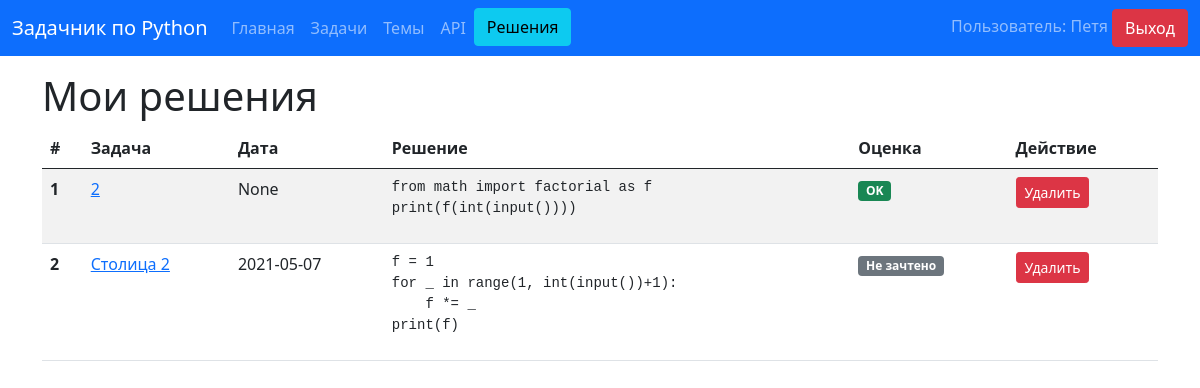
The app's page /solves (signed in), older data.
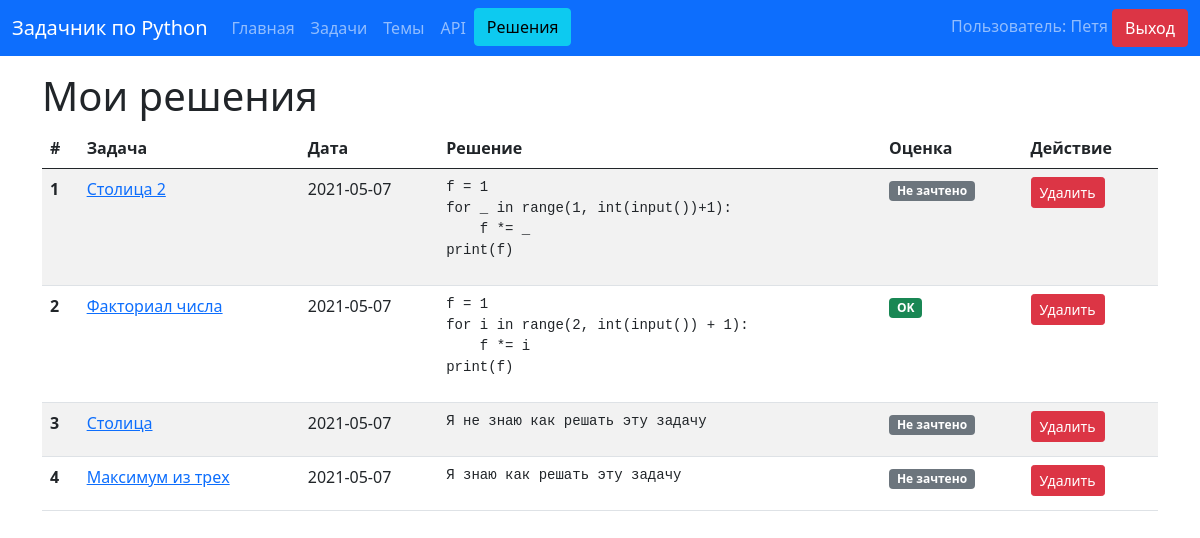
The same page, newer data.
### data/solves.py (models this page shows)
class Solve(SqlAlchemyBase, SerializerMixin):
    __tablename__ = 'solves'
    id = sqlalchemy.Column(sqlalchemy.Integer, primary_key=True, autoincrement=True)
    user_id = sqlalchemy.Column(sqlalchemy.Integer, sqlalchemy.ForeignKey("users.id"), nullable=True)
    task_id = sqlalchemy.Column(sqlalchemy.Integer, sqlalchemy.ForeignKey("tasks.id"), nullable=True)
    content = sqlalchemy.Column(sqlalchemy.String, nullable=True)
    accept = sqlalchemy.Column(sqlalchemy.BOOLEAN, default=False)
    created_date = sqlalchemy.Column(sqlalchemy.Date, default=datetime.date.today)
    user = orm.relation('User', back_populates='solve')
    task = orm.relation('Task', back_populates='solve')

### data/tasks.py (models this page shows, shortened)
class Task(SqlAlchemyBase, SerializerMixin):
    __tablename__ = 'tasks'
    id = sqlalchemy.Column(sqlalchemy.Integer, primary_key=True, autoincrement=True)
    title = sqlalchemy.Column(sqlalchemy.String, index=True, nullable=True)
    content = sqlalchemy.Column(sqlalchemy.String, nullable=True)
    subject = sqlalchemy.Column(sqlalchemy.String, default='Без темы')
    created_date = sqlalchemy.Column(sqlalchemy.Date, default=datetime.date.today)
    rating = sqlalchemy.Column(sqlalchemy.Integer)
    user_id = sqlalchemy.Column(sqlalchemy.Integer, sqlalchemy.ForeignKey("users.id"))
    user = orm.relation('User', back_populates='task')
    solve = orm.relation('Solve', cascade="all, delete")

### main.py (the view)
@app.route('/solves')
@login_required
def solves():
    session = db_session.create_session()
    result = session.query(Solve).filter((Solve.user == current_user) | (current_user.role == 'admin')).all()
    if current_user.role == 'admin':
        return render_template('admin_solves_page.html', title='Мои решения', solves=result)
    else:
        return render_template('solves_page.html', title='Мои решения', solves=result)

### data/db_session.py (called while the page is built)
def create_session() -> Session:
    global __factory
    return __factory()

### main.py (called while the page is built)
@login_manager.user_loader
def load_user(user_id):
    session = db_session.create_session()
    return session.query(User).get(user_id)

### templates/solves_page.html
{% extends "base_template.html" %}
{% block main %}
<h1>Мои решения</h1>
<table class="table table-striped">
    <thead>
    <tr>
        <th scope="col">#</th>
        <th scope="col">Задача</th>
        <th scope="col">Дата</th>
        <th scope="col">Решение</th>
        <th scope="col">Оценка</th>
        <th scope="col">Действие</th>
    </tr>
    </thead>
    {% for item in solves %}
    <tr>
        <th scope="row">{{ loop.index }}</th>
        <td><a href="/tasks/{{ item.task_id }}">{{ item.task.title }}</a></td>
        <td>{{ item.created_date }}</a></td>
        <td><pre>{{ item.content | safe}}</pre></td>
        <td>{% if item.accept == True %}
            <span class="badge bg-success">OK</span>
            {% else %}
            <span class="badge bg-secondary">Не зачтено</span>
            {% endif %}
        </td>
        <td><a href="/solve_delete/{{ item.id }}" class="btn btn-danger btn-sm">Удалить</a></td>
    </tr>
    {% endfor %}
</table>
{% endblock %}

Row changes from the older to the newer data that the page shows:
removed Solve: task "2", created_date "None", content "from math import factorial as f print(f(int(input())))", accept "OK"
added Solve: task "Факториал числа", created_date "2021-05-07", content "f = 1 for i in range(2, int(input()) + 1): f *= i print(f)", accept "OK"
added Solve: task "Столица", created_date "2021-05-07", content "Я не знаю как решать эту задачу", accept "Не зачтено"
added Solve: task "Максимум из трех", created_date "2021-05-07", content "Я знаю как решать эту задачу", accept "Не зачтено"
